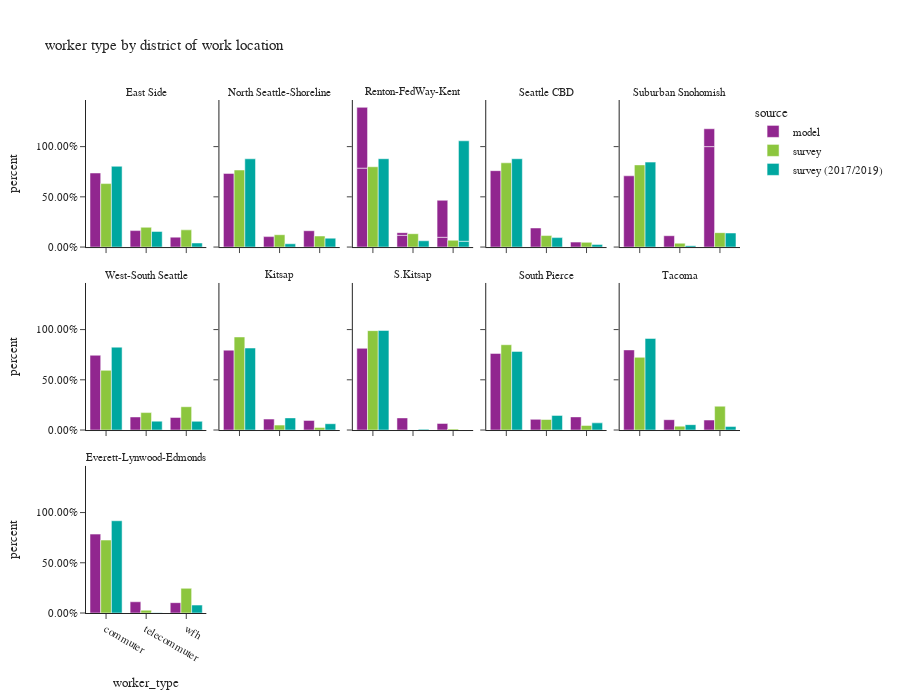

Notebook cell for this chart:
### Code cell
df_worker_count = workers.groupby(['source','CountyName_work','district_name_work','worker_type'])['pdexpfac']. \
    sum().reset_index()
df_worker_count['percent'] = df_worker_count.groupby(['source','CountyName_work','district_name_work'], group_keys=False)['pdexpfac']. \
    apply(lambda x: x / float(x.sum()))

df_worker_count_ct = workers.groupby(['source','CountyName_work','district_name_work','worker_type'])['pdexpfac'].count().reset_index(). \
    rename(columns={'pdexpfac':'sample count'})
df_worker_count = df_worker_count.merge(df_worker_count_ct, on=['source','CountyName_work','district_name_work','worker_type']). \
    rename(columns={'pdexpfac':'total count'})

fig = px.bar(df_worker_count.sort_values(by=['source','CountyName_work','district_name_work']), x='worker_type', y="percent",
             facet_col="district_name_work",facet_col_wrap=5,color="source",
             barmode="group",hover_data=['sample count','total count'],
             title="worker type by district of work location")
fig.for_each_annotation(lambda a: a.update(text = a.text.split("=")[-1]))
fig.update_layout(height=700, width=900, font=dict(size=11))
fig.for_each_yaxis(lambda a: a.update(tickformat = ".2%"))
fig.update_xaxes(categoryorder='array', categoryarray= ['commuter','telecommuter','wfh'])
fig.show()

### Figure 1 — Plotly figure (JSON) as saved in the notebook; plotly's stock layout.template omitted (floating-point values rounded to 4 significant figures)
{"data": [{"alignmentgroup": "True", "customdata": [[293500.0, 293500.0], [65200.0, 65200.0], [39290.0, 39290.0]], "hovertemplate": "source=model<br>district_name_work=East Side<br>worker_type=%{x}<br>percent=%{y}<br>sample count=%{customdata[0]}<br>total count=%{customdata[1]}<extra></extra>", "legendgroup": "model", "marker": {"color": "#91268F", "pattern": {"shape": ""}}, "name": "model", "offsetgroup": "model", "orientation": "v", "showlegend": true, "textposition": "auto", "type": "bar", "x": ["commuter", "telecommuter", "wfh"], "xaxis": "x11", "y": [0.7374, 0.1638, 0.09874], "yaxis": "y11"}, {"alignmentgroup": "True", "customdata": [[116600.0, 116600.0], [16530.0, 16530.0], [25840.0, 25840.0]], "hovertemplate": "source=model<br>district_name_work=North Seattle-Shoreline<br>worker_type=%{x}<br>percent=%{y}<br>sample count=%{customdata[0]}<br>total count=%{customdata[1]}<extra></extra>", "legendgroup": "model", "marker": {"color": "#91268F", "pattern": {"shape": ""}}, "name": "model", "offsetgroup": "model", "orientation": "v", "showlegend": false, "textposition": "auto", "type": "bar", "x": ["commuter", "telecommuter", "wfh"], "xaxis": "x12", "y": [0.7334, 0.104, 0.1626], "yaxis": "y12"}, {"alignmentgroup": "True", "customdata": [[260700.0, 260700.0], [38830.0, 38830.0], [32270.0, 32270.0], [23.0, 23.0], [1.0, 1.0], [14.0, 14.0]], "hovertemplate": "source=model<br>district_name_work=Renton-FedWay-Kent<br>worker_type=%{x}<br>percent=%{y}<br>sample count=%{customdata[0]}<br>total count=%{customdata[1]}<extra></extra>", "legendgroup": "model", "marker": {"color": "#91268F", "pattern": {"shape": ""}}, "name": "model", "offsetgroup": "model", "orientation": "v", "showlegend": false, "textposition": "auto", "type": "bar", "x": ["commuter", "telecommuter", "wfh", "commuter", "telecommuter", "wfh"], "xaxis": "x13", "y": [0.7857, 0.117, 0.09726, 0.6053, 0.02632, 0.3684], "yaxis": "y13"}, {"alignmentgroup": "True", "customdata": [[278300.0, 278300.0], [69530.0, 69530.0], [18020.0, 18020.0]], "hovertemplate": "source=model<br>district_name_work=Seattle CBD<br>worker_type=%{x}<br>percent=%{y}<br>sample count=%{customdata[0]}<br>total count=%{customdata[1]}<extra></extra>", "legendgroup": "model", "marker": {"color": "#91268F", "pattern": {"shape": ""}}, "name": "model", "offsetgroup": "model", "orientation": "v", "showlegend": false, "textposition": "auto", "type": "bar", "x": ["commuter", "telecommuter", "wfh"], "xaxis": "x14", "y": [0.7607, 0.19, 0.04924], "yaxis": "y14"}, {"alignmentgroup": "True", "customdata": [[4.0, 4.0], [65670.0, 65670.0], [10440.0, 10440.0], [16460.0, 16460.0]], "hovertemplate": "source=model<br>district_name_work=Suburban Snohomish<br>worker_type=%{x}<br>percent=%{y}<br>sample count=%{customdata[0]}<br>total count=%{customdata[1]}<extra></extra>", "legendgroup": "model", "marker": {"color": "#91268F", "pattern": {"shape": ""}}, "name": "model", "offsetgroup": "model", "orientation": "v", "showlegend": false, "textposition": "auto", "type": "bar", "x": ["wfh", "commuter", "telecommuter", "wfh"], "xaxis": "x15", "y": [1.0, 0.7094, 0.1128, 0.1778], "yaxis": "y15"}, {"alignmentgroup": "True", "customdata": [[98320.0, 98320.0], [17220.0, 17220.0], [16540.0, 16540.0]], "hovertemplate": "source=model<br>district_name_work=West-South Seattle<br>worker_type=%{x}<br>percent=%{y}<br>sample count=%{customdata[0]}<br>total count=%{customdata[1]}<extra></extra>", "legendgroup": "model", "marker": {"color": "#91268F", "pattern": {"shape": ""}}, "name": "model", "offsetgroup": "model", "orientation": "v", "showlegend": false, "textposition": "auto", "type": "bar", "x": ["commuter", "telecommuter", "wfh"], "xaxis": "x6", "y": [0.7444, 0.1303, 0.1252], "yaxis": "y6"}, {"alignmentgroup": "True", "customdata": [[45460.0, 45460.0], [6225.0, 6225.0], [5471.0, 5471.0]], "hovertemplate": "source=model<br>district_name_work=Kitsap<br>worker_type=%{x}<br>percent=%{y}<br>sample count=%{customdata[0]}<br>total count=%{customdata[1]}<extra></extra>", "legendgroup": "model", "marker": {"color": "#91268F", "pattern": {"shape": ""}}, "name": "model", "offsetgroup": "model", "orientation": "v", "showlegend": false, "textposition": "auto", "type": "bar", "x": ["commuter", "telecommuter", "wfh"], "xaxis": "x7", "y": [0.7954, 0.1089, 0.09573], "yaxis": "y7"}, {"alignmentgroup": "True", "customdata": [[10590.0, 10590.0], [1573.0, 1573.0], [856.0, 856.0]], "hovertemplate": "source=model<br>district_name_work=S.Kitsap<br>worker_type=%{x}<br>percent=%{y}<br>sample count=%{customdata[0]}<br>total count=%{customdata[1]}<extra></extra>", "legendgroup": "model", "marker": {"color": "#91268F", "pattern": {"shape": ""}}, "name": "model", "offsetgroup": "model", "orientation": "v", "showlegend": false, "textposition": "auto", "type": "bar", "x": ["commuter", "telecommuter", "wfh"], "xaxis": "x8", "y": [0.8135, 0.1208, 0.06573], "yaxis": "y8"}, {"alignmentgroup": "True", "customdata": [[92220.0, 92220.0], [12850.0, 12850.0], [15810.0, 15810.0]], "hovertemplate": "source=model<br>district_name_work=South Pierce<br>worker_type=%{x}<br>percent=%{y}<br>sample count=%{customdata[0]}<br>total count=%{customdata[1]}<extra></extra>", "legendgroup": "model", "marker": {"color": "#91268F", "pattern": {"shape": ""}}, "name": "model", "offsetgroup": "model", "orientation": "v", "showlegend": false, "textposition": "auto", "type": "bar", "x": ["commuter", "telecommuter", "wfh"], "xaxis": "x9", "y": [0.7629, 0.1063, 0.1308], "yaxis": "y9"}, {"alignmentgroup": "True", "customdata": [[115300.0, 115300.0], [14870.0, 14870.0], [14380.0, 14380.0]], "hovertemplate": "source=model<br>district_name_work=Tacoma<br>worker_type=%{x}<br>percent=%{y}<br>sample count=%{customdata[0]}<br>total count=%{customdata[1]}<extra></extra>", "legendgroup": "model", "marker": {"color": "#91268F", "pattern": {"shape": ""}}, "name": "model", "offsetgroup": "model", "orientation": "v", "showlegend": false, "textposition": "auto", "type": "bar", "x": ["commuter", "telecommuter", "wfh"], "xaxis": "x10", "y": [0.7977, 0.1028, 0.09947], "yaxis": "y10"}, {"alignmentgroup": "True", "customdata": [[112500.0, 112500.0], [16010.0, 16010.0], [14750.0, 14750.0]], "hovertemplate": "source=model<br>district_name_work=Everett-Lynwood-Edmonds<br>worker_type=%{x}<br>percent=%{y}<br>sample count=%{customdata[0]}<br>total count=%{customdata[1]}<extra></extra>", "legendgroup": "model", "marker": {"color": "#91268F", "pattern": {"shape": ""}}, "name": "model", "offsetgroup": "model", "orientation": "v", "showlegend": false, "textposition": "auto", "type": "bar", "x": ["commuter", "telecommuter", "wfh"], "xaxis": "x", "y": [0.7853, 0.1117, 0.1029], "yaxis": "y"}, {"alignmentgroup": "True", "customdata": [[449.0, 159500.0], [236.0, 49660.0], [159.0, 43200.0]], "hovertemplate": "source=survey<br>district_name_work=East Side<br>worker_type=%{x}<br>percent=%{y}<br>sample count=%{customdata[0]}<br>total count=%{customdata[1]}<extra></extra>", "legendgroup": "survey", "marker": {"color": "#8CC63E", "pattern": {"shape": ""}}, "name": "survey", "offsetgroup": "survey", "orientation": "v", "showlegend": true, "textposition": "auto", "type": "bar", "x": ["commuter", "telecommuter", "wfh"], "xaxis": "x11", "y": [0.632, 0.1968, 0.1712], "yaxis": "y11"}, {"alignmentgroup": "True", "customdata": [[201.0, 130300.0], [71.0, 20850.0], [108.0, 18700.0]], "hovertemplate": "source=survey<br>district_name_work=North Seattle-Shoreline<br>worker_type=%{x}<br>percent=%{y}<br>sample count=%{customdata[0]}<br>total count=%{customdata[1]}<extra></extra>", "legendgroup": "survey", "marker": {"color": "#8CC63E", "pattern": {"shape": ""}}, "name": "survey", "offsetgroup": "survey", "orientation": "v", "showlegend": false, "textposition": "auto", "type": "bar", "x": ["commuter", "telecommuter", "wfh"], "xaxis": "x12", "y": [0.7671, 0.1228, 0.1101], "yaxis": "y12"}, {"alignmentgroup": "True", "customdata": [[375.0, 209500.0], [167.0, 34830.0], [114.0, 17670.0]], "hovertemplate": "source=survey<br>district_name_work=Renton-FedWay-Kent<br>worker_type=%{x}<br>percent=%{y}<br>sample count=%{customdata[0]}<br>total count=%{customdata[1]}<extra></extra>", "legendgroup": "survey", "marker": {"color": "#8CC63E", "pattern": {"shape": ""}}, "name": "survey", "offsetgroup": "survey", "orientation": "v", "showlegend": false, "textposition": "auto", "type": "bar", "x": ["commuter", "telecommuter", "wfh"], "xaxis": "x13", "y": [0.7996, 0.133, 0.06745], "yaxis": "y13"}, {"alignmentgroup": "True", "customdata": [[110.0, 53670.0], [40.0, 7327.0], [26.0, 2986.0]], "hovertemplate": "source=survey<br>district_name_work=Seattle CBD<br>worker_type=%{x}<br>percent=%{y}<br>sample count=%{customdata[0]}<br>total count=%{customdata[1]}<extra></extra>", "legendgroup": "survey", "marker": {"color": "#8CC63E", "pattern": {"shape": ""}}, "name": "survey", "offsetgroup": "survey", "orientation": "v", "showlegend": false, "textposition": "auto", "type": "bar", "x": ["commuter", "telecommuter", "wfh"], "xaxis": "x14", "y": [0.8388, 0.1145, 0.04667], "yaxis": "y14"}, {"alignmentgroup": "True", "customdata": [[48.0, 41330.0], [9.0, 1935.0], [22.0, 7249.0]], "hovertemplate": "source=survey<br>district_name_work=Suburban Snohomish<br>worker_type=%{x}<br>percent=%{y}<br>sample count=%{customdata[0]}<br>total count=%{customdata[1]}<extra></extra>", "legendgroup": "survey", "marker": {"color": "#8CC63E", "pattern": {"shape": ""}}, "name": "survey", "offsetgroup": "survey", "orientation": "v", "showlegend": false, "textposition": "auto", "type": "bar", "x": ["commuter", "telecommuter", "wfh"], "xaxis": "x15", "y": [0.8182, 0.03829, 0.1435], "yaxis": "y15"}, {"alignmentgroup": "True", "customdata": [[114.0, 50540.0], [46.0, 14780.0], [66.0, 19740.0]], "hovertemplate": "source=survey<br>district_name_work=West-South Seattle<br>worker_type=%{x}<br>percent=%{y}<br>sample count=%{customdata[0]}<br>total count=%{customdata[1]}<extra></extra>", "legendgroup": "survey", "marker": {"color": "#8CC63E", "pattern": {"shape": ""}}, "name": "survey", "offsetgroup": "survey", "orientation": "v", "showlegend": false, "textposition": "auto", "type": "bar", "x": ["commuter", "telecommuter", "wfh"], "xaxis": "x6", "y": [0.5942, 0.1738, 0.2321], "yaxis": "y6"}, {"alignmentgroup": "True", "customdata": [[23.0, 23520.0], [11.0, 1246.0], [9.0, 615.9]], "hovertemplate": "source=survey<br>district_name_work=Kitsap<br>worker_type=%{x}<br>percent=%{y}<br>sample count=%{customdata[0]}<br>total count=%{customdata[1]}<extra></extra>", "legendgroup": "survey", "marker": {"color": "#8CC63E", "pattern": {"shape": ""}}, "name": "survey", "offsetgroup": "survey", "orientation": "v", "showlegend": false, "textposition": "auto", "type": "bar", "x": ["commuter", "telecommuter", "wfh"], "xaxis": "x7", "y": [0.9267, 0.04908, 0.02426], "yaxis": "y7"}, {"alignmentgroup": "True", "customdata": [[14.0, 7685.0], [1.0, 80.52]], "hovertemplate": "source=survey<br>district_name_work=S.Kitsap<br>worker_type=%{x}<br>percent=%{y}<br>sample count=%{customdata[0]}<br>total count=%{customdata[1]}<extra></extra>", "legendgroup": "survey", "marker": {"color": "#8CC63E", "pattern": {"shape": ""}}, "name": "survey", "offsetgroup": "survey", "orientation": "v", "showlegend": false, "textposition": "auto", "type": "bar", "x": ["commuter", "wfh"], "xaxis": "x8", "y": [0.9896, 0.01037], "yaxis": "y8"}, {"alignmentgroup": "True", "customdata": [[40.0, 40570.0], [2.0, 5004.0], [12.0, 2196.0]], "hovertemplate": "source=survey<br>district_name_work=South Pierce<br>worker_type=%{x}<br>percent=%{y}<br>sample count=%{customdata[0]}<br>total count=%{customdata[1]}<extra></extra>", "legendgroup": "survey", "marker": {"color": "#8CC63E", "pattern": {"shape": ""}}, "name": "survey", "offsetgroup": "survey", "orientation": "v", "showlegend": false, "textposition": "auto", "type": "bar", "x": ["commuter", "telecommuter", "wfh"], "xaxis": "x9", "y": [0.8493, 0.1047, 0.04597], "yaxis": "y9"}, {"alignmentgroup": "True", "customdata": [[21.0, 33260.0], [5.0, 1778.0], [6.0, 10910.0]], "hovertemplate": "source=survey<br>district_name_work=Tacoma<br>worker_type=%{x}<br>percent=%{y}<br>sample count=%{customdata[0]}<br>total count=%{customdata[1]}<extra></extra>", "legendgroup": "survey", "marker": {"color": "#8CC63E", "pattern": {"shape": ""}}, "name": "survey", "offsetgroup": "survey", "orientation": "v", "showlegend": false, "textposition": "auto", "type": "bar", "x": ["commuter", "telecommuter", "wfh"], "xaxis": "x10", "y": [0.7239, 0.03871, 0.2374], "yaxis": "y10"}, {"alignmentgroup": "True", "customdata": [[43.0, 41310.0], [6.0, 1595.0], [20.0, 13970.0]], "hovertemplate": "source=survey<br>district_name_work=Everett-Lynwood-Edmonds<br>worker_type=%{x}<br>percent=%{y}<br>sample count=%{customdata[0]}<br>total count=%{customdata[1]}<extra></extra>", "legendgroup": "survey", "marker": {"color": "#8CC63E", "pattern": {"shape": ""}}, "name": "survey", "offsetgroup": "survey", "orientation": "v", "showlegend": false, "textposition": "auto", "type": "bar", "x": ["commuter", "telecommuter", "wfh"], "xaxis": "x", "y": [0.7263, 0.02805, 0.2457], "yaxis": "y"}, {"alignmentgroup": "True", "customdata": [[1655.0, 212000.0], [99.0, 40960.0], [115.0, 10680.0]], "hovertemplate": "source=survey (2017/2019)<br>district_name_work=East Side<br>worker_type=%{x}<br>percent=%{y}<br>sample count=%{customdata[0]}<br>total count=%{customdata[1]}<extra></extra>", "legendgroup": "survey (2017/2019)", "marker": {"color": "#00A7A0", "pattern": {"shape": ""}}, "name": "survey (2017/2019)", "offsetgroup": "survey (2017/2019)", "orientation": "v", "showlegend": true, "textposition": "auto", "type": "bar", "x": ["commuter", "telecommuter", "wfh"], "xaxis": "x11", "y": [0.8041, 0.1554, 0.04051], "yaxis": "y11"}, {"alignmentgroup": "True", "customdata": [[556.0, 125100.0], [39.0, 4654.0], [91.0, 12620.0]], "hovertemplate": "source=survey (2017/2019)<br>district_name_work=North Seattle-Shoreline<br>worker_type=%{x}<br>percent=%{y}<br>sample count=%{customdata[0]}<br>total count=%{customdata[1]}<extra></extra>", "legendgroup": "survey (2017/2019)", "marker": {"color": "#00A7A0", "pattern": {"shape": ""}}, "name": "survey (2017/2019)", "offsetgroup": "survey (2017/2019)", "orientation": "v", "showlegend": false, "textposition": "auto", "type": "bar", "x": ["commuter", "telecommuter", "wfh"], "xaxis": "x12", "y": [0.8787, 0.03269, 0.08862], "yaxis": "y12"}, {"alignmentgroup": "True", "customdata": [[1167.0, 214700.0], [80.0, 15260.0], [111.0, 14130.0], [2.0, 10.9]], "hovertemplate": "source=survey (2017/2019)<br>district_name_work=Renton-FedWay-Kent<br>worker_type=%{x}<br>percent=%{y}<br>sample count=%{customdata[0]}<br>total count=%{customdata[1]}<extra></extra>", "legendgroup": "survey (2017/2019)", "marker": {"color": "#00A7A0", "pattern": {"shape": ""}}, "name": "survey (2017/2019)", "offsetgroup": "survey (2017/2019)", "orientation": "v", "showlegend": false, "textposition": "auto", "type": "bar", "x": ["commuter", "telecommuter", "wfh", "wfh"], "xaxis": "x13", "y": [0.8796, 0.06253, 0.05789, 1.0], "yaxis": "y13"}, {"alignmentgroup": "True", "customdata": [[330.0, 48640.0], [17.0, 5208.0], [30.0, 1459.0]], "hovertemplate": "source=survey (2017/2019)<br>district_name_work=Seattle CBD<br>worker_type=%{x}<br>percent=%{y}<br>sample count=%{customdata[0]}<br>total count=%{customdata[1]}<extra></extra>", "legendgroup": "survey (2017/2019)", "marker": {"color": "#00A7A0", "pattern": {"shape": ""}}, "name": "survey (2017/2019)", "offsetgroup": "survey (2017/2019)", "orientation": "v", "showlegend": false, "textposition": "auto", "type": "bar", "x": ["commuter", "telecommuter", "wfh"], "xaxis": "x14", "y": [0.8795, 0.09416, 0.02637], "yaxis": "y14"}, {"alignmentgroup": "True", "customdata": [[83.0, 42450.0], [6.0, 710.0], [9.0, 7028.0]], "hovertemplate": "source=survey (2017/2019)<br>district_name_work=Suburban Snohomish<br>worker_type=%{x}<br>percent=%{y}<br>sample count=%{customdata[0]}<br>total count=%{customdata[1]}<extra></extra>", "legendgroup": "survey (2017/2019)", "marker": {"color": "#00A7A0", "pattern": {"shape": ""}}, "name": "survey (2017/2019)", "offsetgroup": "survey (2017/2019)", "orientation": "v", "showlegend": false, "textposition": "auto", "type": "bar", "x": ["commuter", "telecommuter", "wfh"], "xaxis": "x15", "y": [0.8458, 0.01415, 0.14], "yaxis": "y15"}, {"alignmentgroup": "True", "customdata": [[356.0, 83530.0], [35.0, 8937.0], [46.0, 8776.0]], "hovertemplate": "source=survey (2017/2019)<br>district_name_work=West-South Seattle<br>worker_type=%{x}<br>percent=%{y}<br>sample count=%{customdata[0]}<br>total count=%{customdata[1]}<extra></extra>", "legendgroup": "survey (2017/2019)", "marker": {"color": "#00A7A0", "pattern": {"shape": ""}}, "name": "survey (2017/2019)", "offsetgroup": "survey (2017/2019)", "orientation": "v", "showlegend": false, "textposition": "auto", "type": "bar", "x": ["commuter", "telecommuter", "wfh"], "xaxis": "x6", "y": [0.825, 0.08827, 0.08668], "yaxis": "y6"}, {"alignmentgroup": "True", "customdata": [[53.0, 14850.0], [2.0, 2200.0], [9.0, 1141.0]], "hovertemplate": "source=survey (2017/2019)<br>district_name_work=Kitsap<br>worker_type=%{x}<br>percent=%{y}<br>sample count=%{customdata[0]}<br>total count=%{customdata[1]}<extra></extra>", "legendgroup": "survey (2017/2019)", "marker": {"color": "#00A7A0", "pattern": {"shape": ""}}, "name": "survey (2017/2019)", "offsetgroup": "survey (2017/2019)", "orientation": "v", "showlegend": false, "textposition": "auto", "type": "bar", "x": ["commuter", "telecommuter", "wfh"], "xaxis": "x7", "y": [0.8164, 0.1209, 0.0627], "yaxis": "y7"}, {"alignmentgroup": "True", "customdata": [[13.0, 12330.0], [1.0, 107.0]], "hovertemplate": "source=survey (2017/2019)<br>district_name_work=S.Kitsap<br>worker_type=%{x}<br>percent=%{y}<br>sample count=%{customdata[0]}<br>total count=%{customdata[1]}<extra></extra>", "legendgroup": "survey (2017/2019)", "marker": {"color": "#00A7A0", "pattern": {"shape": ""}}, "name": "survey (2017/2019)", "offsetgroup": "survey (2017/2019)", "orientation": "v", "showlegend": false, "textposition": "auto", "type": "bar", "x": ["commuter", "telecommuter"], "xaxis": "x8", "y": [0.9914, 0.008606], "yaxis": "y8"}, {"alignmentgroup": "True", "customdata": [[76.0, 42840.0], [11.0, 7975.0], [13.0, 3901.0]], "hovertemplate": "source=survey (2017/2019)<br>district_name_work=South Pierce<br>worker_type=%{x}<br>percent=%{y}<br>sample count=%{customdata[0]}<br>total count=%{customdata[1]}<extra></extra>", "legendgroup": "survey (2017/2019)", "marker": {"color": "#00A7A0", "pattern": {"shape": ""}}, "name": "survey (2017/2019)", "offsetgroup": "survey (2017/2019)", "orientation": "v", "showlegend": false, "textposition": "auto", "type": "bar", "x": ["commuter", "telecommuter", "wfh"], "xaxis": "x9", "y": [0.783, 0.1457, 0.07128], "yaxis": "y9"}, {"alignmentgroup": "True", "customdata": [[48.0, 50340.0], [7.0, 2946.0], [13.0, 1913.0]], "hovertemplate": "source=survey (2017/2019)<br>district_name_work=Tacoma<br>worker_type=%{x}<br>percent=%{y}<br>sample count=%{customdata[0]}<br>total count=%{customdata[1]}<extra></extra>", "legendgroup": "survey (2017/2019)", "marker": {"color": "#00A7A0", "pattern": {"shape": ""}}, "name": "survey (2017/2019)", "offsetgroup": "survey (2017/2019)", "orientation": "v", "showlegend": false, "textposition": "auto", "type": "bar", "x": ["commuter", "telecommuter", "wfh"], "xaxis": "x10", "y": [0.912, 0.05337, 0.03465], "yaxis": "y10"}, {"alignmentgroup": "True", "customdata": [[53.0, 34170.0], [2.0, 104.4], [10.0, 2934.0]], "hovertemplate": "source=survey (2017/2019)<br>district_name_work=Everett-Lynwood-Edmonds<br>worker_type=%{x}<br>percent=%{y}<br>sample count=%{customdata[0]}<br>total count=%{customdata[1]}<extra></extra>", "legendgroup": "survey (2017/2019)", "marker": {"color": "#00A7A0", "pattern": {"shape": ""}}, "name": "survey (2017/2019)", "offsetgroup": "survey (2017/2019)", "orientation": "v", "showlegend": false, "textposition": "auto", "type": "bar", "x": ["commuter", "telecommuter", "wfh"], "xaxis": "x", "y": [0.9183, 0.002807, 0.07884], "yaxis": "y"}], "layout": {"annotations": [{"font": {}, "showarrow": false, "text": "Everett-Lynwood-Edmonds", "x": 0.092, "xanchor": "center", "xref": "paper", "y": 0.2867, "yanchor": "bottom", "yref": "paper"}, {"font": {}, "showarrow": false, "text": "West-South Seattle", "x": 0.092, "xanchor": "center", "xref": "paper", "y": 0.6433, "yanchor": "bottom", "yref": "paper"}, {"font": {}, "showarrow": false, "text": "Kitsap", "x": 0.296, "xanchor": "center", "xref": "paper", "y": 0.6433, "yanchor": "bottom", "yref": "paper"}, {"font": {}, "showarrow": false, "text": "S.Kitsap", "x": 0.5, "xanchor": "center", "xref": "paper", "y": 0.6433, "yanchor": "bottom", "yref": "paper"}, {"font": {}, "showarrow": false, "text": "South Pierce", "x": 0.704, "xanchor": "center", "xref": "paper", "y": 0.6433, "yanchor": "bottom", "yref": "paper"}, {"font": {}, "showarrow": false, "text": "Tacoma", "x": 0.908, "xanchor": "center", "xref": "paper", "y": 0.6433, "yanchor": "bottom", "yref": "paper"}, {"font": {}, "showarrow": false, "text": "East Side", "x": 0.092, "xanchor": "center", "xref": "paper", "y": 1.0, "yanchor": "bottom", "yref": "paper"}, {"font": {}, "showarrow": false, "text": "North Seattle-Shoreline", "x": 0.296, "xanchor": "center", "xref": "paper", "y": 1.0, "yanchor": "bottom", "yref": "paper"}, {"font": {}, "showarrow": false, "text": "Renton-FedWay-Kent", "x": 0.5, "xanchor": "center", "xref": "paper", "y": 1.0, "yanchor": "bottom", "yref": "paper"}, {"font": {}, "showarrow": false, "text": "Seattle CBD", "x": 0.704, "xanchor": "center", "xref": "paper", "y": 1.0, "yanchor": "bottom", "yref": "paper"}, {"font": {}, "showarrow": false, "text": "Suburban Snohomish", "x": 0.908, "xanchor": "center", "xref": "paper", "y": 1.0, "yanchor": "bottom", "yref": "paper"}], "barmode": "group", "font": {"size": 11}, "height": 700, "legend": {"title": {"text": "source"}, "tracegroupgap": 0}, "title": {"text": "worker type by district of work location"}, "width": 900, "xaxis": {"anchor": "y", "categoryarray": ["commuter", "telecommuter", "wfh"], "categoryorder": "array", "domain": [0.0, 0.184], "title": {"text": "worker_type"}}, "xaxis10": {"anchor": "y10", "categoryarray": ["commuter", "telecommuter", "wfh"], "categoryorder": "array", "domain": [0.816, 1.0], "matches": "x", "showticklabels": false}, "xaxis11": {"anchor": "y11", "categoryarray": ["commuter", "telecommuter", "wfh"], "categoryorder": "array", "domain": [0.0, 0.184], "matches": "x", "showticklabels": false}, "xaxis12": {"anchor": "y12", "categoryarray": ["commuter", "telecommuter", "wfh"], "categoryorder": "array", "domain": [0.204, 0.388], "matches": "x", "showticklabels": false}, "xaxis13": {"anchor": "y13", "categoryarray": ["commuter", "telecommuter", "wfh"], "categoryorder": "array", "domain": [0.408, 0.592], "matches": "x", "showticklabels": false}, "xaxis14": {"anchor": "y14", "categoryarray": ["commuter", "telecommuter", "wfh"], "categoryorder": "array", "domain": [0.612, 0.796], "matches": "x", "showticklabels": false}, "xaxis15": {"anchor": "y15", "categoryarray": ["commuter", "telecommuter", "wfh"], "categoryorder": "array", "domain": [0.816, 1.0], "matches": "x", "showticklabels": false}, "xaxis2": {"anchor": "y2", "categoryarray": ["commuter", "telecommuter", "wfh"], "categoryorder": "array", "domain": [0.204, 0.388], "matches": "x", "title": {"text": "worker_type"}}, "xaxis3": {"anchor": "y3", "categoryarray": ["commuter", "telecommuter", "wfh"], "categoryorder": "array", "domain": [0.408, 0.592], "matches": "x", "title": {"text": "worker_type"}}, "xaxis4": {"anchor": "y4", "categoryarray": ["commuter", "telecommuter", "wfh"], "categoryorder": "array", "domain": [0.612, 0.796], "matches": "x", "title": {"text": "worker_type"}}, "xaxis5": {"anchor": "y5", "categoryarray": ["commuter", "telecommuter", "wfh"], "categoryorder": "array", "domain": [0.816, 1.0], "matches": "x", "title": {"text": "worker_type"}}, "xaxis6": {"anchor": "y6", "categoryarray": ["commuter", "telecommuter", "wfh"], "categoryorder": "array", "domain": [0.0, 0.184], "matches": "x", "showticklabels": false}, "xaxis7": {"anchor": "y7", "categoryarray": ["commuter", "telecommuter", "wfh"], "categoryorder": "array", "domain": [0.204, 0.388], "matches": "x", "showticklabels": false}, "xaxis8": {"anchor": "y8", "categoryarray": ["commuter", "telecommuter", "wfh"], "categoryorder": "array", "domain": [0.408, 0.592], "matches": "x", "showticklabels": false}, "xaxis9": {"anchor": "y9", "categoryarray": ["commuter", "telecommuter", "wfh"], "categoryorder": "array", "domain": [0.612, 0.796], "matches": "x", "showticklabels": false}, "yaxis": {"anchor": "x", "domain": [0.0, 0.2867], "tickformat": ".2%", "title": {"text": "percent"}}, "yaxis10": {"anchor": "x10", "domain": [0.3567, 0.6433], "matches": "y", "showticklabels": false, "tickformat": ".2%"}, "yaxis11": {"anchor": "x11", "domain": [0.7133, 1.0], "matches": "y", "tickformat": ".2%", "title": {"text": "percent"}}, "yaxis12": {"anchor": "x12", "domain": [0.7133, 1.0], "matches": "y", "showticklabels": false, "tickformat": ".2%"}, "yaxis13": {"anchor": "x13", "domain": [0.7133, 1.0], "matches": "y", "showticklabels": false, "tickformat": ".2%"}, "yaxis14": {"anchor": "x14", "domain": [0.7133, 1.0], "matches": "y", "showticklabels": false, "tickformat": ".2%"}, "yaxis15": {"anchor": "x15", "domain": [0.7133, 1.0], "matches": "y", "showticklabels": false, "tickformat": ".2%"}, "yaxis2": {"anchor": "x2", "domain": [0.0, 0.2867], "matches": "y", "showticklabels": false, "tickformat": ".2%"}, "yaxis3": {"anchor": "x3", "domain": [0.0, 0.2867], "matches": "y", "showticklabels": false, "tickformat": ".2%"}, "yaxis4": {"anchor": "x4", "domain": [0.0, 0.2867], "matches": "y", "showticklabels": false, "tickformat": ".2%"}, "yaxis5": {"anchor": "x5", "domain": [0.0, 0.2867], "matches": "y", "showticklabels": false, "tickformat": ".2%"}, "yaxis6": {"anchor": "x6", "domain": [0.3567, 0.6433], "matches": "y", "tickformat": ".2%", "title": {"text": "percent"}}, "yaxis7": {"anchor": "x7", "domain": [0.3567, 0.6433], "matches": "y", "showticklabels": false, "tickformat": ".2%"}, "yaxis8": {"anchor": "x8", "domain": [0.3567, 0.6433], "matches": "y", "showticklabels": false, "tickformat": ".2%"}, "yaxis9": {"anchor": "x9", "domain": [0.3567, 0.6433], "matches": "y", "showticklabels": false, "tickformat": ".2%"}}}
